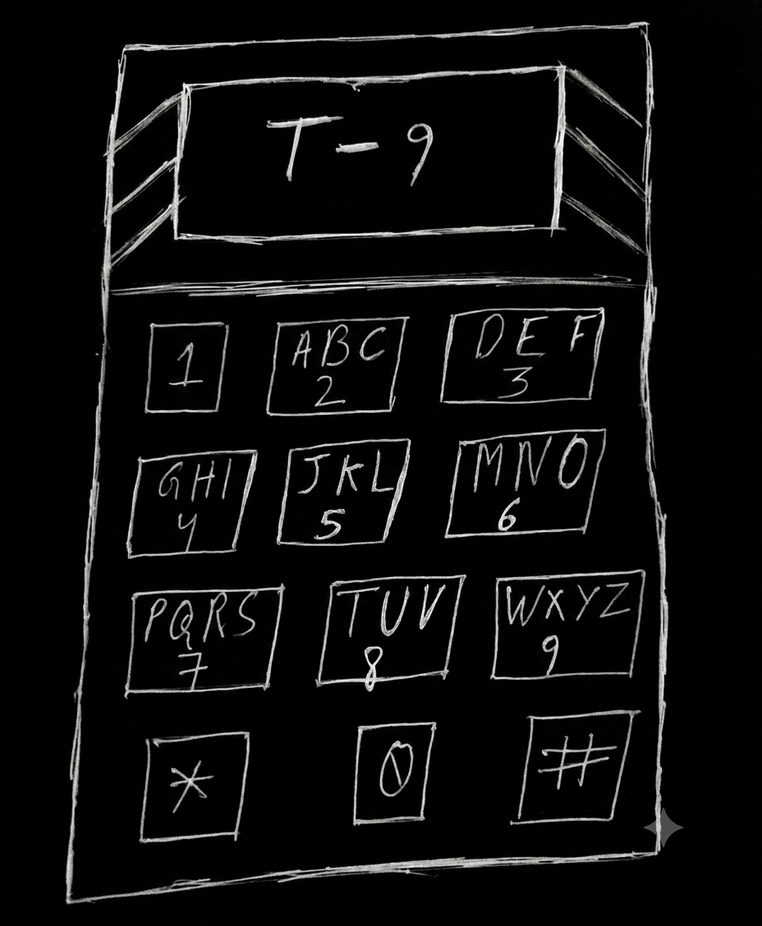
#> input picture steg/t9.png, 762 x 926 px, shrunk from 928 x 1128 before the run, found by its file name
$ python rotate.py
#> lines starting #> are read from the running program, lines starting #| are printed output that depends on the picture
from PIL import Image
image = Image.open('t9.png')
#> image is the input picture: PIL image 762x926 RGB; mean R, G, B 13.2, 13.3, 13.2
image_rotate = image.rotate(60)
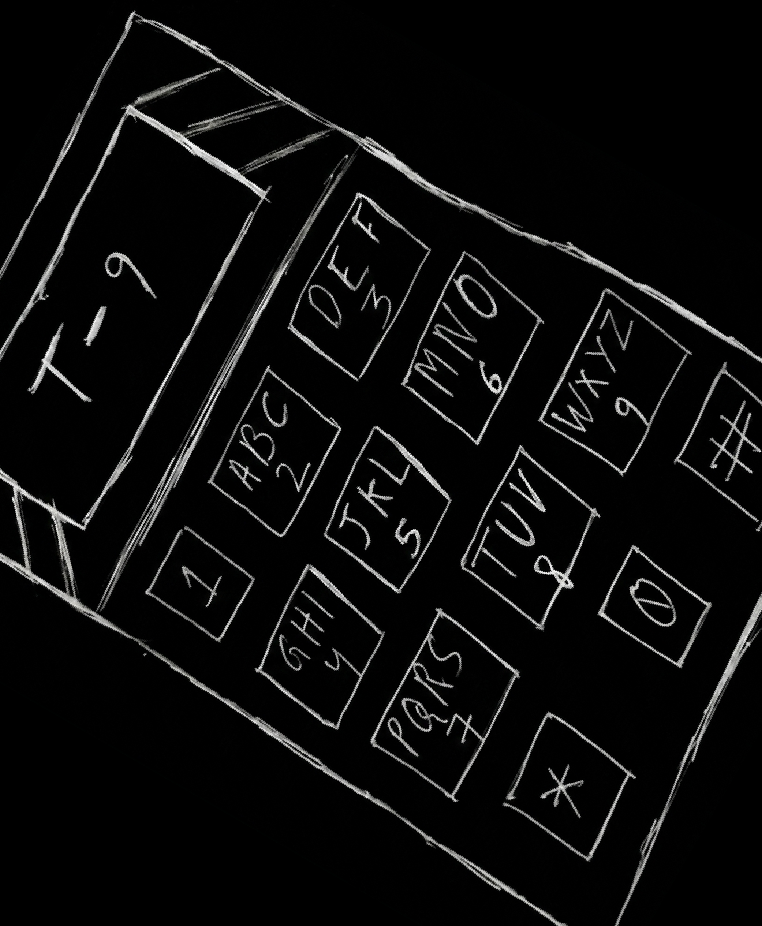
#> image_rotate: PIL image 762x926 RGB; mean R, G, B 11.8, 11.8, 11.7
image_rotate.show()

$ run again, with steg/bar.png copied over steg/t9.png
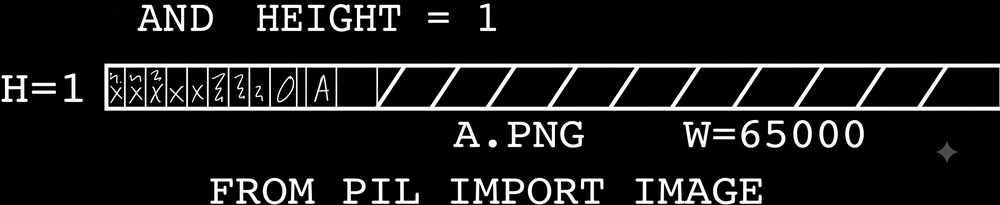
#> input picture steg/bar.png, 1000 x 205 px, shrunk from 2263 x 464 before the run, found by its file name
#> image is the input picture: PIL image 1000x205 RGB; mean R, G, B 26, 26, 26
#> `image_rotate = image.rotate(60)`:
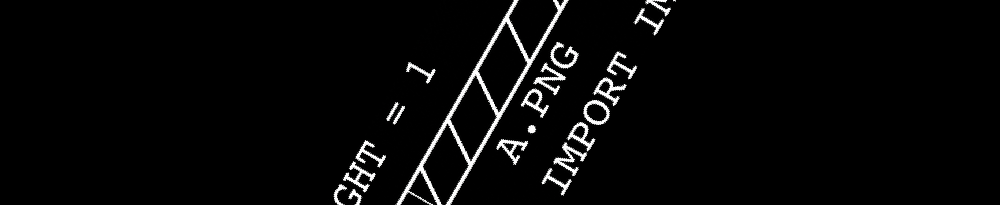
#> image_rotate: PIL image 1000x205 RGB; mean R, G, B 8.1, 8.1, 8.1

$ run again, with steg/my.png copied over steg/t9.png
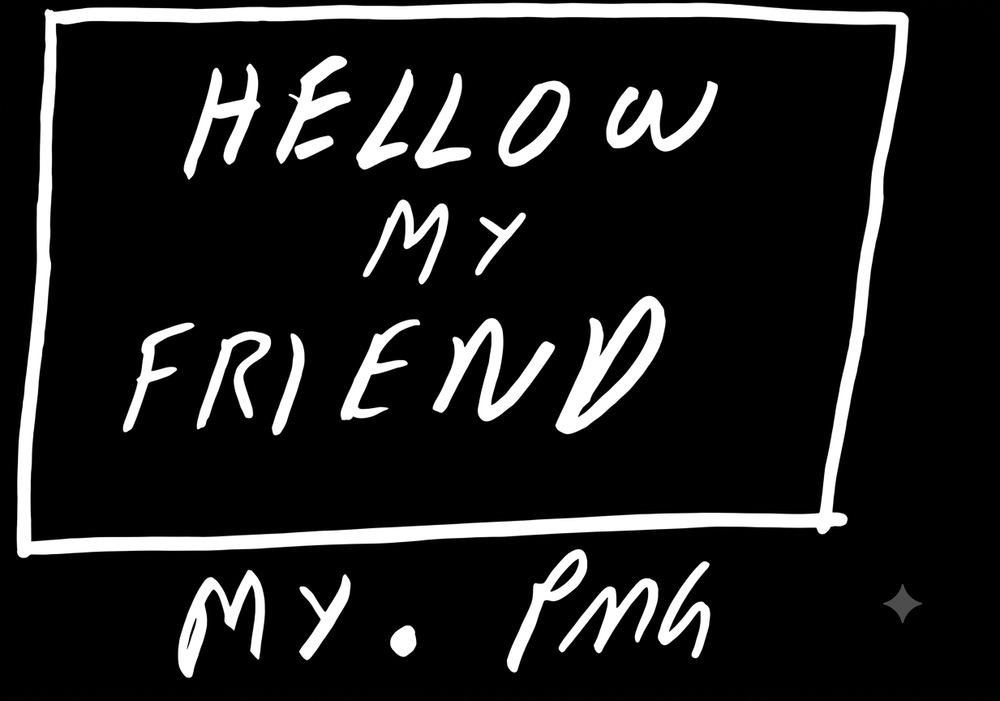
#> input picture steg/my.png, 1000 x 701 px, shrunk from 1233 x 864 before the run, found by its file name
#> image is the input picture: PIL image 1000x701 RGB; mean R, G, B 30.5, 30.5, 30.5
#> `image_rotate = image.rotate(60)`:
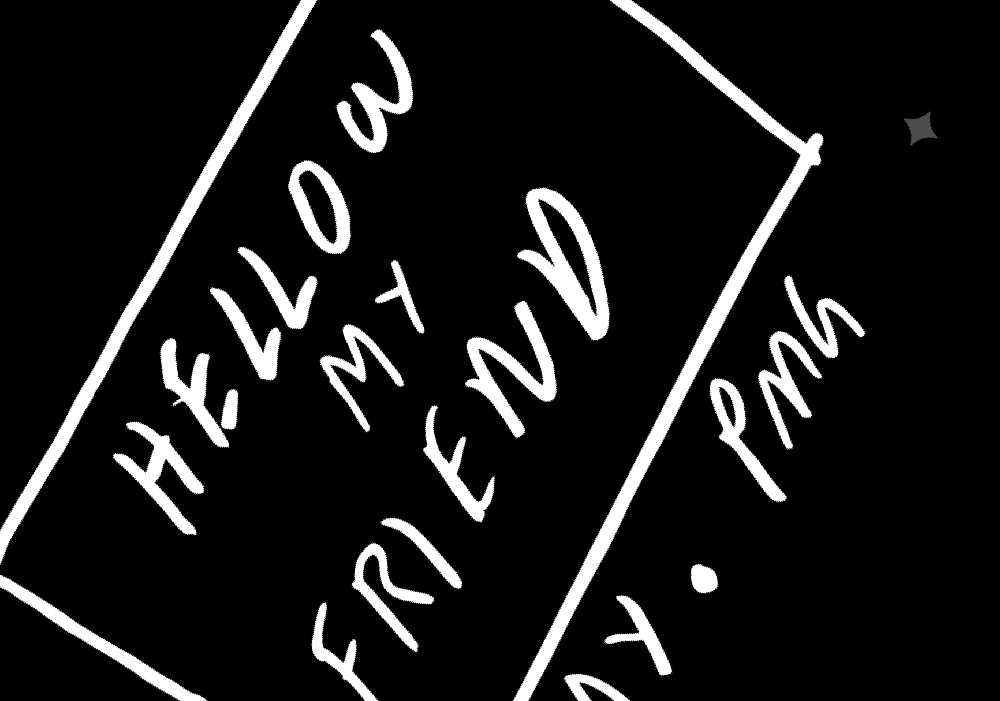
#> image_rotate: PIL image 1000x701 RGB; mean R, G, B 24.7, 24.7, 24.7

$ run again, with steg/noice.png copied over steg/t9.png
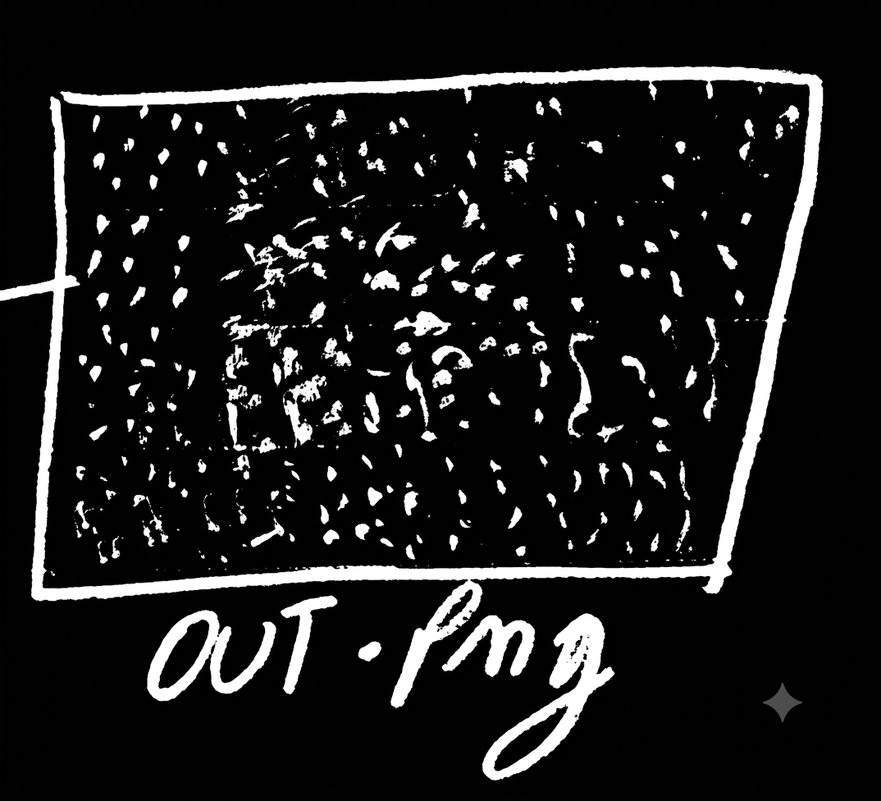
#> input picture steg/noice.png, 881 x 801 px, shrunk from 1074 x 976 before the run, found by its file name
#> image is the input picture: PIL image 881x801 RGB; mean R, G, B 27.5, 27.5, 27.5
#> `image_rotate = image.rotate(60)`:
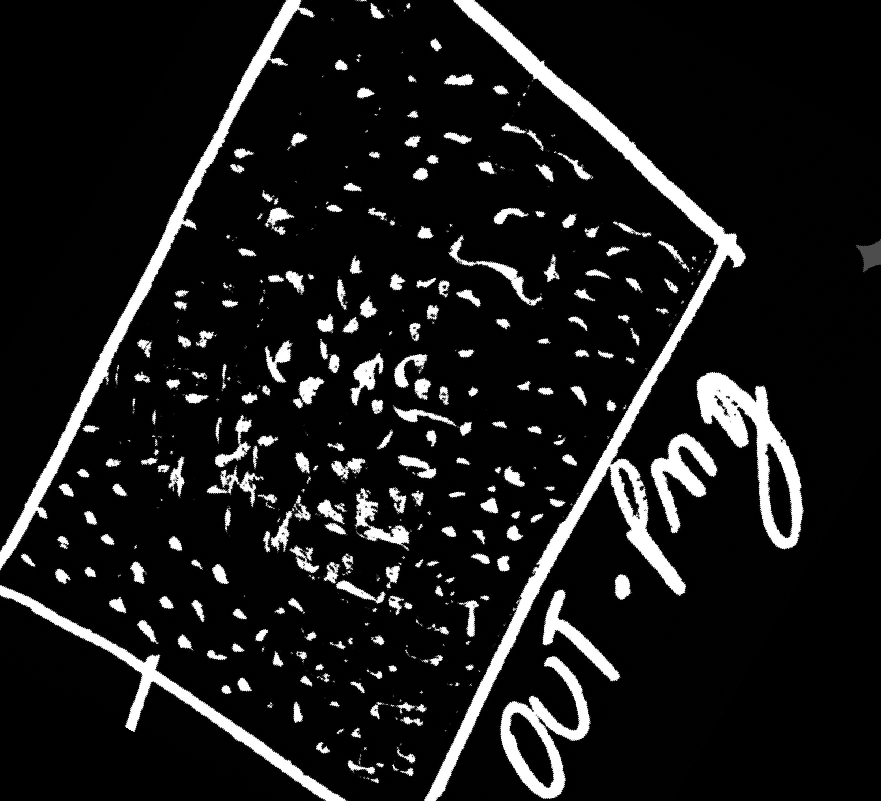
#> image_rotate: PIL image 881x801 RGB; mean R, G, B 25.4, 25.4, 25.4
